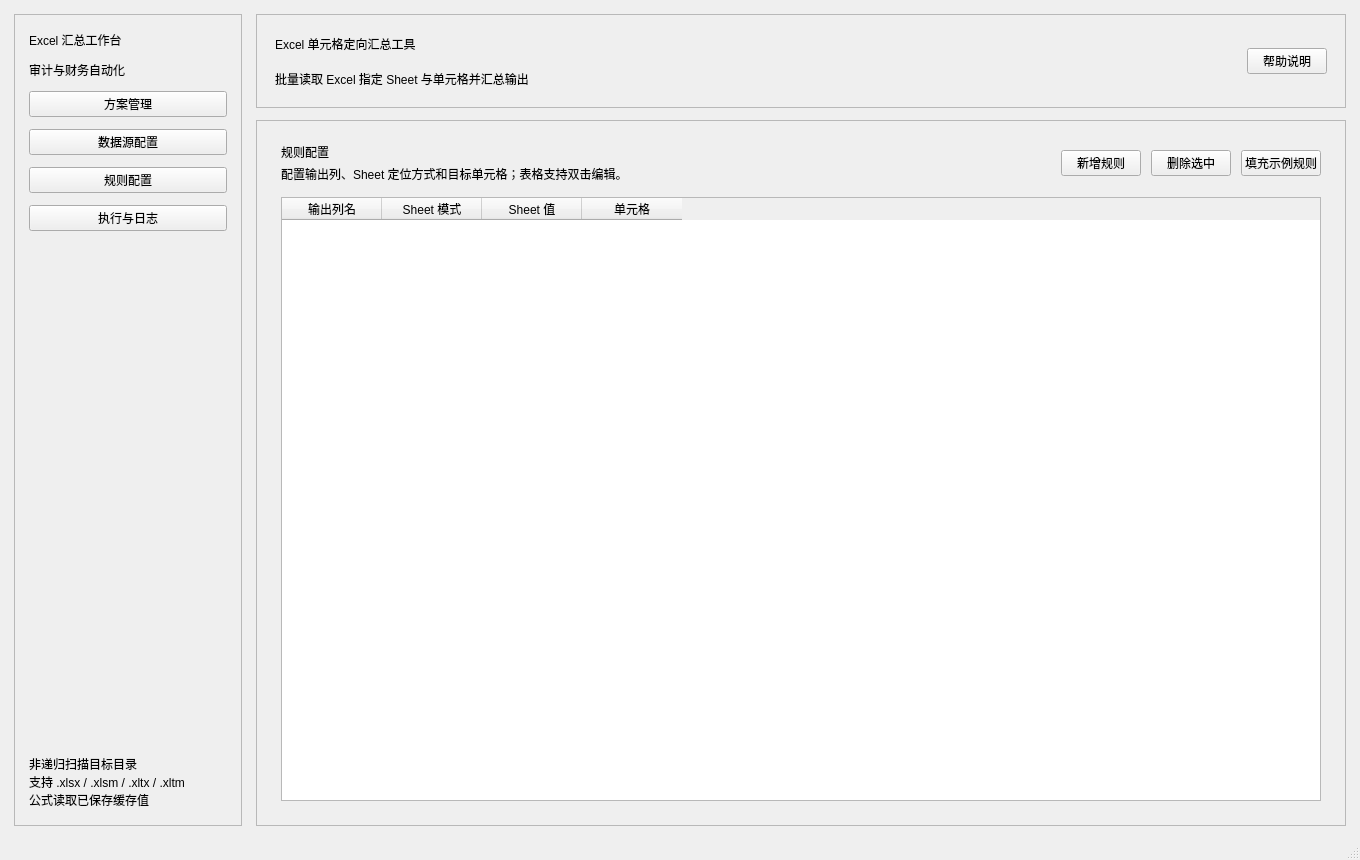
<?xml version="1.0" encoding="UTF-8"?>
<ui version="4.0">
 <class>MainWindow</class>
 <widget class="QMainWindow" name="MainWindow">
  <property name="geometry">
   <rect>
    <x>0</x>
    <y>0</y>
    <width>1360</width>
    <height>860</height>
   </rect>
  </property>
  <property name="minimumSize">
   <size>
    <width>1180</width>
    <height>760</height>
   </size>
  </property>
  <property name="windowTitle">
   <string>Excel 单元格定向汇总工具</string>
  </property>
  <widget class="QWidget" name="centralwidget">
   <layout class="QHBoxLayout" name="rootLayout">
    <property name="spacing">
     <number>14</number>
    </property>
    <property name="leftMargin">
     <number>14</number>
    </property>
    <property name="topMargin">
     <number>14</number>
    </property>
    <property name="rightMargin">
     <number>14</number>
    </property>
    <property name="bottomMargin">
     <number>12</number>
    </property>
    <item>
     <widget class="QFrame" name="sidebarFrame">
      <property name="minimumSize">
       <size>
        <width>228</width>
        <height>0</height>
       </size>
      </property>
      <property name="maximumSize">
       <size>
        <width>248</width>
        <height>16777215</height>
       </size>
      </property>
      <property name="frameShape">
       <enum>QFrame::Shape::StyledPanel</enum>
      </property>
      <layout class="QVBoxLayout" name="sidebarLayout">
       <property name="spacing">
        <number>12</number>
       </property>
       <property name="leftMargin">
        <number>14</number>
       </property>
       <property name="topMargin">
        <number>16</number>
       </property>
       <property name="rightMargin">
        <number>14</number>
       </property>
       <property name="bottomMargin">
        <number>16</number>
       </property>
       <item>
        <widget class="QLabel" name="sidebarTitleLabel">
         <property name="text">
          <string>Excel 汇总工作台</string>
         </property>
        </widget>
       </item>
       <item>
        <widget class="QLabel" name="sidebarSubtitleLabel">
         <property name="text">
          <string>审计与财务自动化</string>
         </property>
        </widget>
       </item>
       <item>
        <widget class="QPushButton" name="navSchemeButton">
         <property name="text">
          <string>方案管理</string>
         </property>
        </widget>
       </item>
       <item>
        <widget class="QPushButton" name="navSourceButton">
         <property name="text">
          <string>数据源配置</string>
         </property>
        </widget>
       </item>
       <item>
        <widget class="QPushButton" name="navRulesButton">
         <property name="text">
          <string>规则配置</string>
         </property>
        </widget>
       </item>
       <item>
        <widget class="QPushButton" name="navRunButton">
         <property name="text">
          <string>执行与日志</string>
         </property>
        </widget>
       </item>
       <item>
        <spacer name="sidebarSpacer">
         <property name="orientation">
          <enum>Qt::Orientation::Vertical</enum>
         </property>
         <property name="sizeHint" stdset="0">
          <size>
           <width>20</width>
           <height>40</height>
          </size>
         </property>
        </spacer>
       </item>
       <item>
        <widget class="QLabel" name="sidebarHintLabel">
         <property name="text">
          <string>非递归扫描目标目录
支持 .xlsx / .xlsm / .xltx / .xltm
公式读取已保存缓存值</string>
         </property>
         <property name="wordWrap">
          <bool>true</bool>
         </property>
        </widget>
       </item>
      </layout>
     </widget>
    </item>
    <item>
     <widget class="QFrame" name="contentFrame">
      <property name="frameShape">
       <enum>QFrame::Shape::NoFrame</enum>
      </property>
      <layout class="QVBoxLayout" name="mainLayout">
       <property name="spacing">
        <number>12</number>
       </property>
       <property name="leftMargin">
        <number>0</number>
       </property>
       <property name="topMargin">
        <number>0</number>
       </property>
       <property name="rightMargin">
        <number>0</number>
       </property>
       <property name="bottomMargin">
        <number>0</number>
       </property>
       <item>
        <widget class="QFrame" name="headerFrame">
         <property name="minimumSize">
          <size>
           <width>0</width>
           <height>94</height>
          </size>
         </property>
         <property name="maximumSize">
          <size>
           <width>16777215</width>
           <height>112</height>
          </size>
         </property>
         <property name="frameShape">
          <enum>QFrame::Shape::StyledPanel</enum>
         </property>
         <layout class="QHBoxLayout" name="headerLayout">
          <property name="leftMargin">
           <number>18</number>
          </property>
          <property name="topMargin">
           <number>14</number>
          </property>
          <property name="rightMargin">
           <number>18</number>
          </property>
          <property name="bottomMargin">
           <number>14</number>
          </property>
          <item>
           <layout class="QVBoxLayout" name="titleLayout">
            <item>
             <widget class="QLabel" name="titleLabel">
              <property name="text">
               <string>Excel 单元格定向汇总工具</string>
              </property>
             </widget>
            </item>
            <item>
             <widget class="QLabel" name="subtitleLabel">
              <property name="text">
               <string>批量读取 Excel 指定 Sheet 与单元格并汇总输出</string>
              </property>
             </widget>
            </item>
           </layout>
          </item>
          <item>
           <spacer name="headerSpacer">
            <property name="orientation">
             <enum>Qt::Orientation::Horizontal</enum>
            </property>
            <property name="sizeHint" stdset="0">
             <size>
              <width>40</width>
              <height>20</height>
             </size>
            </property>
           </spacer>
          </item>
          <item>
           <widget class="QPushButton" name="helpButton">
            <property name="minimumWidth">
             <number>112</number>
            </property>
            <property name="text">
             <string>帮助说明</string>
            </property>
           </widget>
          </item>
         </layout>
        </widget>
       </item>
        <item>
         <widget class="QStackedWidget" name="contentStack">
          <property name="currentIndex">
           <number>2</number>
          </property>
          <widget class="QWidget" name="schemePage">
           <layout class="QVBoxLayout" name="schemePageLayout">
            <property name="spacing">
             <number>0</number>
            </property>
            <property name="leftMargin">
             <number>0</number>
            </property>
            <property name="topMargin">
             <number>0</number>
            </property>
            <property name="rightMargin">
             <number>0</number>
            </property>
            <property name="bottomMargin">
             <number>0</number>
            </property>
            <item>
             <widget class="QFrame" name="schemeGroupBox">
              <property name="frameShape">
               <enum>QFrame::Shape::StyledPanel</enum>
              </property>
              <layout class="QVBoxLayout" name="schemeLayout">
               <property name="spacing">
                <number>16</number>
               </property>
               <property name="leftMargin">
                <number>24</number>
               </property>
               <property name="topMargin">
                <number>22</number>
               </property>
               <property name="rightMargin">
                <number>24</number>
               </property>
               <property name="bottomMargin">
                <number>24</number>
               </property>
               <item>
                <widget class="QLabel" name="schemeSectionTitleLabel">
                 <property name="text">
                  <string>方案管理</string>
                 </property>
                </widget>
               </item>
               <item>
                <widget class="QLabel" name="schemeSectionHintLabel">
                 <property name="text">
                  <string>保存、载入或删除常用汇总方案，便于重复执行同一类取数任务。</string>
                 </property>
                </widget>
               </item>
               <item>
                <layout class="QGridLayout" name="schemeFormLayout">
                 <property name="horizontalSpacing">
                  <number>12</number>
                 </property>
                 <property name="verticalSpacing">
                  <number>12</number>
                 </property>
                 <item row="0" column="0">
                  <widget class="QLabel" name="schemeNameLabel">
                   <property name="text">
                    <string>方案名称</string>
                   </property>
                  </widget>
                 </item>
                 <item row="0" column="1">
                  <widget class="QLineEdit" name="schemeNameEdit">
                   <property name="placeholderText">
                    <string>方案名称</string>
                   </property>
                  </widget>
                 </item>
                 <item row="1" column="0">
                  <widget class="QLabel" name="schemeSavedLabel">
                   <property name="text">
                    <string>已保存方案</string>
                   </property>
                  </widget>
                 </item>
                 <item row="1" column="1">
                  <widget class="QComboBox" name="schemeComboBox"/>
                 </item>
                 <item row="2" column="1">
                  <layout class="QHBoxLayout" name="schemeButtonsLayout">
                   <property name="spacing">
                    <number>10</number>
                   </property>
                   <item>
                    <widget class="QPushButton" name="saveSchemeButton">
                     <property name="text">
                      <string>保存方案</string>
                     </property>
                    </widget>
                   </item>
                   <item>
                    <widget class="QPushButton" name="loadSchemeButton">
                     <property name="text">
                      <string>载入方案</string>
                     </property>
                    </widget>
                   </item>
                   <item>
                    <widget class="QPushButton" name="deleteSchemeButton">
                     <property name="text">
                      <string>删除方案</string>
                     </property>
                    </widget>
                   </item>
                   <item>
                    <spacer name="schemeButtonsSpacer">
                     <property name="orientation">
                      <enum>Qt::Orientation::Horizontal</enum>
                     </property>
                     <property name="sizeHint" stdset="0">
                      <size>
                       <width>40</width>
                       <height>20</height>
                      </size>
                     </property>
                    </spacer>
                   </item>
                  </layout>
                 </item>
                </layout>
               </item>
               <item>
                <spacer name="schemePageSpacer">
                 <property name="orientation">
                  <enum>Qt::Orientation::Vertical</enum>
                 </property>
                 <property name="sizeHint" stdset="0">
                  <size>
                   <width>20</width>
                   <height>280</height>
                  </size>
                 </property>
                </spacer>
               </item>
              </layout>
             </widget>
            </item>
           </layout>
          </widget>
          <widget class="QWidget" name="sourcePage">
           <layout class="QVBoxLayout" name="sourcePageLayout">
            <property name="spacing">
             <number>0</number>
            </property>
            <property name="leftMargin">
             <number>0</number>
            </property>
            <property name="topMargin">
             <number>0</number>
            </property>
            <property name="rightMargin">
             <number>0</number>
            </property>
            <property name="bottomMargin">
             <number>0</number>
            </property>
            <item>
             <widget class="QFrame" name="sourceGroupBox">
              <property name="frameShape">
               <enum>QFrame::Shape::StyledPanel</enum>
              </property>
              <layout class="QVBoxLayout" name="sourceLayout">
               <property name="spacing">
                <number>16</number>
               </property>
               <property name="leftMargin">
                <number>24</number>
               </property>
               <property name="topMargin">
                <number>22</number>
               </property>
               <property name="rightMargin">
                <number>24</number>
               </property>
               <property name="bottomMargin">
                <number>24</number>
               </property>
               <item>
                <widget class="QLabel" name="sourceSectionTitleLabel">
                 <property name="text">
                  <string>数据源配置</string>
                 </property>
                </widget>
               </item>
               <item>
                <widget class="QLabel" name="sourceSectionHintLabel">
                 <property name="text">
                  <string>选择待扫描的目标目录、输出文件和文件名筛选口径。</string>
                 </property>
                </widget>
               </item>
               <item>
                <layout class="QGridLayout" name="sourceFormLayout">
                 <property name="horizontalSpacing">
                  <number>12</number>
                 </property>
                 <property name="verticalSpacing">
                  <number>12</number>
                 </property>
                 <item row="0" column="0">
                  <widget class="QLabel" name="targetFolderLabel">
                   <property name="text">
                    <string>目标文件夹</string>
                   </property>
                  </widget>
                 </item>
                 <item row="0" column="1">
                  <widget class="QLineEdit" name="targetFolderEdit">
                   <property name="placeholderText">
                    <string>选择包含 Excel 文件的文件夹</string>
                   </property>
                  </widget>
                 </item>
                 <item row="0" column="2">
                  <widget class="QPushButton" name="browseTargetButton">
                   <property name="text">
                    <string>浏览</string>
                   </property>
                  </widget>
                 </item>
                 <item row="1" column="0">
                  <widget class="QLabel" name="outputFileLabel">
                   <property name="text">
                    <string>输出文件</string>
                   </property>
                  </widget>
                 </item>
                 <item row="1" column="1">
                  <widget class="QLineEdit" name="outputFileEdit">
                   <property name="placeholderText">
                    <string>选择汇总结果输出路径，建议 .xlsx</string>
                   </property>
                  </widget>
                 </item>
                 <item row="1" column="2">
                  <widget class="QPushButton" name="browseOutputButton">
                   <property name="text">
                    <string>浏览</string>
                   </property>
                  </widget>
                 </item>
                 <item row="2" column="0">
                  <widget class="QLabel" name="keywordLabel">
                   <property name="text">
                    <string>关键词</string>
                   </property>
                  </widget>
                 </item>
                 <item row="2" column="1">
                  <widget class="QLineEdit" name="keywordEdit">
                   <property name="placeholderText">
                    <string>为空时处理全部符合条件的 Excel 文件</string>
                   </property>
                  </widget>
                 </item>
                 <item row="2" column="2">
                  <widget class="QComboBox" name="filterModeComboBox"/>
                 </item>
                </layout>
               </item>
               <item>
                <spacer name="sourcePageSpacer">
                 <property name="orientation">
                  <enum>Qt::Orientation::Vertical</enum>
                 </property>
                 <property name="sizeHint" stdset="0">
                  <size>
                   <width>20</width>
                   <height>280</height>
                  </size>
                 </property>
                </spacer>
               </item>
              </layout>
             </widget>
            </item>
           </layout>
          </widget>
          <widget class="QWidget" name="rulesPage">
           <layout class="QVBoxLayout" name="rulesPageLayout">
            <property name="spacing">
             <number>0</number>
            </property>
            <property name="leftMargin">
             <number>0</number>
            </property>
            <property name="topMargin">
             <number>0</number>
            </property>
            <property name="rightMargin">
             <number>0</number>
            </property>
            <property name="bottomMargin">
             <number>0</number>
            </property>
            <item>
             <widget class="QFrame" name="rulesGroupBox">
              <property name="frameShape">
               <enum>QFrame::Shape::StyledPanel</enum>
              </property>
              <layout class="QVBoxLayout" name="rulesLayout">
               <property name="spacing">
                <number>14</number>
               </property>
               <property name="leftMargin">
                <number>24</number>
               </property>
               <property name="topMargin">
                <number>22</number>
               </property>
               <property name="rightMargin">
                <number>24</number>
               </property>
               <property name="bottomMargin">
                <number>24</number>
               </property>
               <item>
                <layout class="QHBoxLayout" name="rulesHeaderLayout">
                 <property name="spacing">
                  <number>12</number>
                 </property>
                 <item>
                  <layout class="QVBoxLayout" name="rulesTitleLayout">
                   <property name="spacing">
                    <number>4</number>
                   </property>
                   <item>
                    <widget class="QLabel" name="rulesSectionTitleLabel">
                     <property name="text">
                      <string>规则配置</string>
                     </property>
                    </widget>
                   </item>
                   <item>
                    <widget class="QLabel" name="rulesSectionHintLabel">
                     <property name="text">
                      <string>配置输出列、Sheet 定位方式和目标单元格；表格支持双击编辑。</string>
                     </property>
                    </widget>
                   </item>
                  </layout>
                 </item>
                 <item>
                  <spacer name="rulesHeaderSpacer">
                   <property name="orientation">
                    <enum>Qt::Orientation::Horizontal</enum>
                   </property>
                   <property name="sizeHint" stdset="0">
                    <size>
                     <width>40</width>
                     <height>20</height>
                    </size>
                   </property>
                  </spacer>
                 </item>
                 <item>
                  <layout class="QHBoxLayout" name="ruleButtonsLayout">
                   <property name="spacing">
                    <number>10</number>
                   </property>
                   <item>
                    <widget class="QPushButton" name="addRuleButton">
                     <property name="text">
                      <string>新增规则</string>
                     </property>
                    </widget>
                   </item>
                   <item>
                    <widget class="QPushButton" name="deleteRuleButton">
                     <property name="text">
                      <string>删除选中</string>
                     </property>
                    </widget>
                   </item>
                   <item>
                    <widget class="QPushButton" name="sampleRuleButton">
                     <property name="text">
                      <string>填充示例规则</string>
                     </property>
                    </widget>
                   </item>
                  </layout>
                 </item>
                </layout>
               </item>
               <item>
                <widget class="QTableWidget" name="rulesTable">
                 <property name="minimumHeight">
                  <number>420</number>
                 </property>
                 <property name="editTriggers">
                  <set>QAbstractItemView::EditTrigger::DoubleClicked|QAbstractItemView::EditTrigger::EditKeyPressed|QAbstractItemView::EditTrigger::SelectedClicked</set>
                 </property>
                 <property name="alternatingRowColors">
                  <bool>true</bool>
                 </property>
                 <column>
                  <property name="text">
                   <string>输出列名</string>
                  </property>
                 </column>
                 <column>
                  <property name="text">
                   <string>Sheet 模式</string>
                  </property>
                 </column>
                 <column>
                  <property name="text">
                   <string>Sheet 值</string>
                  </property>
                 </column>
                 <column>
                  <property name="text">
                   <string>单元格</string>
                  </property>
                 </column>
                </widget>
               </item>
              </layout>
             </widget>
            </item>
           </layout>
          </widget>
          <widget class="QWidget" name="runPage">
           <layout class="QVBoxLayout" name="runPageLayout">
            <property name="spacing">
             <number>0</number>
            </property>
            <property name="leftMargin">
             <number>0</number>
            </property>
            <property name="topMargin">
             <number>0</number>
            </property>
            <property name="rightMargin">
             <number>0</number>
            </property>
            <property name="bottomMargin">
             <number>0</number>
            </property>
            <item>
             <widget class="QFrame" name="logGroupBox">
              <property name="frameShape">
               <enum>QFrame::Shape::StyledPanel</enum>
              </property>
              <layout class="QVBoxLayout" name="logLayout">
               <property name="spacing">
                <number>14</number>
               </property>
               <property name="leftMargin">
                <number>24</number>
               </property>
               <property name="topMargin">
                <number>22</number>
               </property>
               <property name="rightMargin">
                <number>24</number>
               </property>
               <property name="bottomMargin">
                <number>24</number>
               </property>
               <item>
                <widget class="QLabel" name="logSectionTitleLabel">
                 <property name="text">
                  <string>执行状态与日志</string>
                 </property>
                </widget>
               </item>
               <item>
                <layout class="QHBoxLayout" name="actionLayout">
                 <property name="spacing">
                  <number>10</number>
                 </property>
                 <item>
                  <widget class="QPushButton" name="startButton">
                   <property name="minimumWidth">
                    <number>142</number>
                   </property>
                   <property name="text">
                    <string>开始汇总</string>
                   </property>
                  </widget>
                 </item>
                 <item>
                  <widget class="QPushButton" name="clearLogButton">
                   <property name="text">
                    <string>清空日志</string>
                   </property>
                  </widget>
                 </item>
                 <item>
                  <widget class="QLabel" name="currentFileLabel">
                   <property name="text">
                    <string>当前处理文件：-</string>
                   </property>
                  </widget>
                 </item>
                 <item>
                  <spacer name="actionSpacer">
                   <property name="orientation">
                    <enum>Qt::Orientation::Horizontal</enum>
                   </property>
                   <property name="sizeHint" stdset="0">
                    <size>
                     <width>40</width>
                     <height>20</height>
                    </size>
                   </property>
                  </spacer>
                 </item>
                 <item>
                  <widget class="QLabel" name="countLabel">
                   <property name="text">
                    <string>已处理 0 / 0</string>
                   </property>
                  </widget>
                 </item>
                </layout>
               </item>
               <item>
                <widget class="QProgressBar" name="progressBar">
                 <property name="maximumSize">
                  <size>
                   <width>16777215</width>
                   <height>18</height>
                  </size>
                 </property>
                 <property name="value">
                  <number>0</number>
                 </property>
                </widget>
               </item>
               <item>
                <widget class="QPlainTextEdit" name="logConsole">
                 <property name="minimumHeight">
                  <number>420</number>
                 </property>
                 <property name="readOnly">
                  <bool>true</bool>
                 </property>
                </widget>
               </item>
              </layout>
             </widget>
            </item>
           </layout>
          </widget>
         </widget>
        </item>
      </layout>
     </widget>
    </item>
   </layout>
  </widget>
  <widget class="QStatusBar" name="statusbar"/>
 </widget>
 <resources/>
 <connections/>
</ui>
